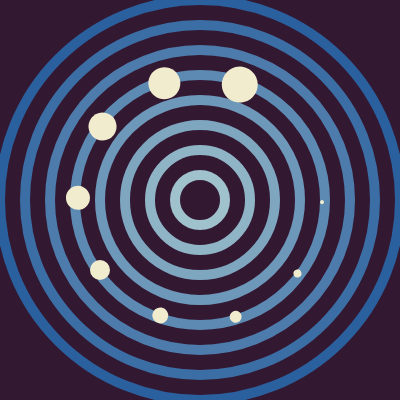
Frame 1 (no input)
Frame 60 (no input): identical to frame 1, image omitted
Frame 120 (the mouse pressed at the canvas centre since frame 60): identical to frame 1, image omitted

The p5.js sketch that drew this single still picture (run headless with seeded random() and noise() and a simulated clock; from frame 60 on, the mouse is pressed at the canvas centre):

// p5.js sketch
// ── sketch.js
let circleNumSlider
let circleGapSlider
let fromColorPicker
let toColorPicker
// //lines1
// let lines1NumSlider
// let lines1LenSlider
// let lines1DistSlider
// let lines1ColorPicker
// let lines1SpinSlider
// // let lines1StrokeWeightSlider
// let showLines1Checkbox

//circles2
let circle2NumSlider
let circle2DistSlider
let circle2SpinSlider
let circle2ColorPicker

// //lines2
// let lines2NumSlider
// let lines2LenSlider
// let lines2DistSlider
// let lines2ColorPicker
// let lines2SpinSlider
// // let lines2StrokeWeightSlider

function setup() {
    createCanvas(400, 400)
    noFill()
    strokeWeight(10)
    //circles
    createP("circle)")
    createElement('label', 'num')
    circleNumSlider = createSlider(1, 15, 8)
    createElement('label', 'gap')
    circleGapSlider = createSlider(50, 150, 50, 5)
    fromColorPicker = createColorPicker("#9FC2CC")
    toColorPicker = createColorPicker("#1B5299")
    //lines1
    // createP('Lines 1')
    // createElement('label', 'num')
    // lines1NumSlider = createSlider(1, 12, 15)
    // createElement('label', 'length')
    // lines1LenSlider = createSlider(30, 150, 60)
    // createElement('label', 'distance')
    // lines1DistSlider = createSlider(0, 150, 100)
    // lines1ColorPicker = createColorPicker("#F1ECCE")
    // createElement('label', 'spin')
    // lines1SpinSlider = createSlider(0, 360, 60)
    // // createElement('label', 'thickness')
    // // lines1StrokeWeightSlider = createSlider(10, 40, 10)
    // showLines1Checkbox = createCheckbox('show', true);

    //cirlces2
    createP("circle 2")
    createElement('label', 'num')
    circle2NumSlider = createSlider(1, 15, 10)
    // createElement('label', 'gap')
    // circleGapSlider = createSlider(50, 150, 50, 5)
    createElement('label', 'distance')
    circle2DistSlider = createSlider(0, 150, 100)
    // circle2SpinSlider = createSlider(0, 360, 60)
    circle2ColorPicker = createColorPicker("#F1ECCE")


    // //lines2
    // createP('Lines 2')
    // createElement('label', 'num')
    // lines2NumSlider = createSlider(1, 12, 15)
    // createElement('label', 'length')
    // lines2LenSlider = createSlider(30, 150, 60)
    // createElement('label', 'distance')
    // lines2DistSlider = createSlider(0, 150, 100)
    // lines2ColorPicker = createColorPicker("#694D75")
    // createElement('label', 'spin')
    // lines2SpinSlider = createSlider(0, 360, 60)
    // // createElement('label', 'thickness')
    // // lines2StrokeWeightSlider = createSlider(10, 40, 10)
}

function draw() {
    background ("#331832");
    translate(width/2, height/2)
    drawCircles()
    // if (showLines1Checkbox.checked()) {
    // drawLines1()
//   }
    // drawLines2()
    drawCircles2()

}

function drawCircles() {
    let num = circleNumSlider.value()
    let gap = circleGapSlider.value()
    let from = color(fromColorPicker.value())
    let to = color(toColorPicker.value())
    for(let i = 0; i < num; i++) {
        push()
        stroke(lerpColor(from, to, i/num))
        circle(0,0, (i+1) * gap)
        pop()
    }
}
//circles2
function drawCircles2() {
    let num = circle2NumSlider.value()
    let c1 = color(circle2ColorPicker.value())
    // let from = color(from2ColorPicker.value())
    // let to = color(to2ColorPicker.value())
    for(let i = 0; i < num; i++) {
        push()
        fill(c1)
        noStroke()
        // translate(circle2DistSlider.value() ,0)
        rotate(i/num * TWO_PI)
        translate(circle2DistSlider.value() ,-100) // dist from center
        // rotate(radians(circle2SpinSlider.value()))
        circle(0,30, (i*4))
        pop()
    }
}

// function drawLines1() {
//   let num = lines1NumSlider.value()  // slider input
//   let len = lines1LenSlider.value() //// slider input
//   let c = color(lines1ColorPicker.value())
//   for(let i = 0; i < num; i++) {
//     push()
//     // strokeWeight(lines1StrokeWeightSlider.value())
//     stroke(c) // color picker
//     rotate(i/num * TWO_PI)
//     translate(lines1DistSlider.value() ,0) // dist from center
//     rotate(radians(lines1SpinSlider.value())) // slider input
//     line(-len/2,0,len/2,0)
//     pop()
//   }
// }

// function drawLines2() {
//   let num = lines2NumSlider.value()  // slider input
//   let len = lines2LenSlider.value() //// slider input
//   let c = color(lines2ColorPicker.value())
//   for(let i = 0; i < num; i++) {
//     push()
//     // strokeWeight(lines2StrokeWeightSlider.value())
//     stroke(c) // color picker
//     rotate(i/num * TWO_PI)
//     translate(lines2DistSlider.value() ,0) // dist from center
//     rotate(-radians(lines2SpinSlider.value())) // slider input
//     line(-len/2,0,len/2,0)
//     pop()
//   }
// }
